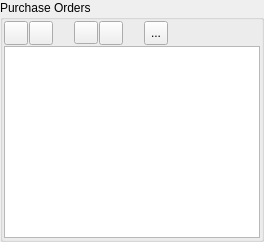
        <widget class="QGroupBox" name="groupBox">
         <property name="title">
          <string>Purchase Orders</string>
         </property>
         <layout class="QGridLayout" name="gridLayout">
          <property name="leftMargin">
           <number>1</number>
          </property>
          <property name="topMargin">
           <number>1</number>
          </property>
          <property name="rightMargin">
           <number>1</number>
          </property>
          <property name="bottomMargin">
           <number>1</number>
          </property>
          <property name="horizontalSpacing">
           <number>3</number>
          </property>
          <property name="verticalSpacing">
           <number>1</number>
          </property>
          <item row="0" column="0">
           <layout class="QHBoxLayout" name="horizontalLayout_2">
            <property name="spacing">
             <number>1</number>
            </property>
            <item>
             <widget class="QToolButton" name="pbAddOrder">
              <property name="minimumSize">
               <size>
                <width>24</width>
                <height>24</height>
               </size>
              </property>
              <property name="maximumSize">
               <size>
                <width>24</width>
                <height>24</height>
               </size>
              </property>
              <property name="toolTip">
               <string>Add order</string>
              </property>
              <property name="text">
               <string/>
              </property>
              <property name="icon">
               <iconset resource="../../../db/src/gui/db.qrc">
                <normaloff>:/images/icons/add.png</normaloff>:/images/icons/add.png</iconset>
              </property>
              <property name="iconSize">
               <size>
                <width>16</width>
                <height>16</height>
               </size>
              </property>
             </widget>
            </item>
            <item>
             <widget class="QToolButton" name="pbDeleteOrder">
              <property name="minimumSize">
               <size>
                <width>24</width>
                <height>24</height>
               </size>
              </property>
              <property name="maximumSize">
               <size>
                <width>24</width>
                <height>24</height>
               </size>
              </property>
              <property name="toolTip">
               <string>Delete order</string>
              </property>
              <property name="text">
               <string/>
              </property>
              <property name="icon">
               <iconset>
                <normalon>:/images/icons/delete.png</normalon>
               </iconset>
              </property>
              <property name="iconSize">
               <size>
                <width>16</width>
                <height>16</height>
               </size>
              </property>
             </widget>
            </item>
            <item>
             <spacer name="horizontalSpacer_2">
              <property name="orientation">
               <enum>Qt::Horizontal</enum>
              </property>
              <property name="sizeType">
               <enum>QSizePolicy::Preferred</enum>
              </property>
              <property name="sizeHint" stdset="0">
               <size>
                <width>20</width>
                <height>20</height>
               </size>
              </property>
             </spacer>
            </item>
            <item>
             <widget class="QToolButton" name="pbSaveOrder">
              <property name="text">
               <string/>
              </property>
              <property name="icon">
               <iconset resource="../../../db/src/gui/db.qrc">
                <normaloff>:/images/icons/database_save.png</normaloff>:/images/icons/database_save.png</iconset>
              </property>
             </widget>
            </item>
            <item>
             <widget class="QToolButton" name="pbRevertOrder">
              <property name="minimumSize">
               <size>
                <width>24</width>
                <height>24</height>
               </size>
              </property>
              <property name="maximumSize">
               <size>
                <width>24</width>
                <height>24</height>
               </size>
              </property>
              <property name="toolTip">
               <string>Undo current changes</string>
              </property>
              <property name="text">
               <string/>
              </property>
              <property name="icon">
               <iconset resource="../../../db/src/gui/db.qrc">
                <normaloff>:/images/icons/arrow_undo.png</normaloff>:/images/icons/arrow_undo.png</iconset>
              </property>
             </widget>
            </item>
            <item>
             <spacer name="horizontalSpacer_6">
              <property name="orientation">
               <enum>Qt::Horizontal</enum>
              </property>
              <property name="sizeType">
               <enum>QSizePolicy::Preferred</enum>
              </property>
              <property name="sizeHint" stdset="0">
               <size>
                <width>20</width>
                <height>20</height>
               </size>
              </property>
             </spacer>
            </item>
            <item>
             <widget class="QToolButton" name="pbCopyOrder">
              <property name="minimumSize">
               <size>
                <width>24</width>
                <height>24</height>
               </size>
              </property>
              <property name="maximumSize">
               <size>
                <width>24</width>
                <height>24</height>
               </size>
              </property>
              <property name="toolTip">
               <string>Copy order</string>
              </property>
              <property name="text">
               <string>...</string>
              </property>
              <property name="icon">
               <iconset resource="../../../db/src/gui/db.qrc">
                <normaloff>:/images/icons/page_copy.png</normaloff>:/images/icons/page_copy.png</iconset>
              </property>
             </widget>
            </item>
            <item>
             <spacer name="horizontalSpacer_5">
              <property name="orientation">
               <enum>Qt::Horizontal</enum>
              </property>
              <property name="sizeHint" stdset="0">
               <size>
                <width>40</width>
                <height>20</height>
               </size>
              </property>
             </spacer>
            </item>
           </layout>
          </item>
          <item row="1" column="0">
           <widget class="QTableView" name="tvOrders">
            <property name="sizePolicy">
             <sizepolicy hsizetype="Expanding" vsizetype="Expanding">
              <horstretch>2</horstretch>
              <verstretch>0</verstretch>
             </sizepolicy>
            </property>
            <property name="minimumSize">
             <size>
              <width>0</width>
              <height>0</height>
             </size>
            </property>
            <property name="maximumSize">
             <size>
              <width>16777215</width>
              <height>16777215</height>
             </size>
            </property>
           </widget>
          </item>
         </layout>
        </widget>
